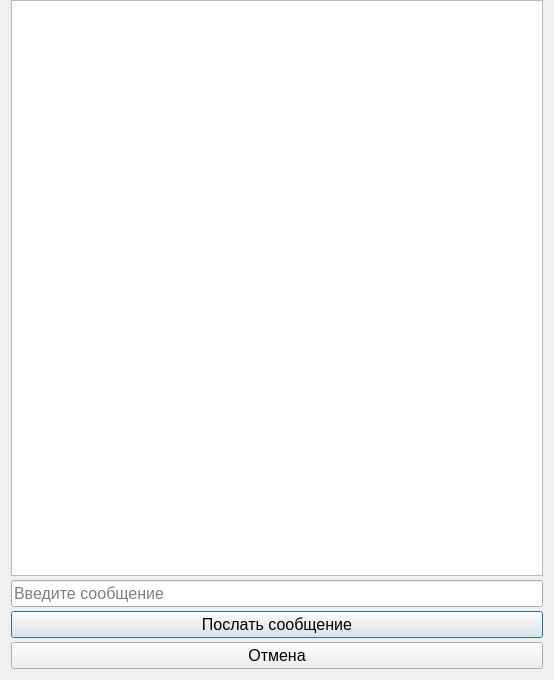
<?xml version="1.0" encoding="UTF-8"?>
<ui version="4.0">
 <class>Message</class>
 <widget class="QDialog" name="Message">
  <property name="windowModality">
   <enum>Qt::NonModal</enum>
  </property>
  <property name="enabled">
   <bool>true</bool>
  </property>
  <property name="geometry">
   <rect>
    <x>0</x>
    <y>0</y>
    <width>554</width>
    <height>680</height>
   </rect>
  </property>
  <property name="windowTitle">
   <string>Dialog</string>
  </property>
  <property name="modal">
   <bool>false</bool>
  </property>
  <layout class="QVBoxLayout" name="verticalLayout">
   <property name="spacing">
    <number>4</number>
   </property>
   <property name="topMargin">
    <number>0</number>
   </property>
   <item>
    <widget class="QTableView" name="tableView">
     <property name="maximumSize">
      <size>
       <width>16777215</width>
       <height>1000</height>
      </size>
     </property>
     <property name="font">
      <font>
       <pointsize>10</pointsize>
       <kerning>true</kerning>
      </font>
     </property>
     <property name="editTriggers">
      <set>QAbstractItemView::NoEditTriggers</set>
     </property>
     <attribute name="horizontalHeaderVisible">
      <bool>false</bool>
     </attribute>
     <attribute name="horizontalHeaderHighlightSections">
      <bool>false</bool>
     </attribute>
     <attribute name="horizontalHeaderStretchLastSection">
      <bool>true</bool>
     </attribute>
     <attribute name="verticalHeaderVisible">
      <bool>false</bool>
     </attribute>
     <attribute name="verticalHeaderCascadingSectionResizes">
      <bool>true</bool>
     </attribute>
     <attribute name="verticalHeaderMinimumSectionSize">
      <number>16</number>
     </attribute>
     <attribute name="verticalHeaderDefaultSectionSize">
      <number>16</number>
     </attribute>
     <attribute name="verticalHeaderHighlightSections">
      <bool>false</bool>
     </attribute>
     <attribute name="verticalHeaderStretchLastSection">
      <bool>false</bool>
     </attribute>
    </widget>
   </item>
   <item>
    <widget class="QLineEdit" name="message">
     <property name="maximumSize">
      <size>
       <width>16777215</width>
       <height>16777213</height>
      </size>
     </property>
     <property name="font">
      <font>
       <pointsize>12</pointsize>
      </font>
     </property>
     <property name="placeholderText">
      <string>Введите сообщение</string>
     </property>
    </widget>
   </item>
   <item>
    <widget class="QPushButton" name="okButton">
     <property name="font">
      <font>
       <pointsize>12</pointsize>
      </font>
     </property>
     <property name="text">
      <string>Послать сообщение</string>
     </property>
    </widget>
   </item>
   <item>
    <widget class="QPushButton" name="cancelButton">
     <property name="font">
      <font>
       <pointsize>12</pointsize>
      </font>
     </property>
     <property name="text">
      <string>Отмена</string>
     </property>
    </widget>
   </item>
  </layout>
 </widget>
 <resources/>
 <connections>
  <connection>
   <sender>cancelButton</sender>
   <signal>clicked()</signal>
   <receiver>Message</receiver>
   <slot>reject()</slot>
   <hints>
    <hint type="sourcelabel">
     <x>276</x>
     <y>657</y>
    </hint>
    <hint type="destinationlabel">
     <x>276</x>
     <y>339</y>
    </hint>
   </hints>
  </connection>
 </connections>
</ui>
